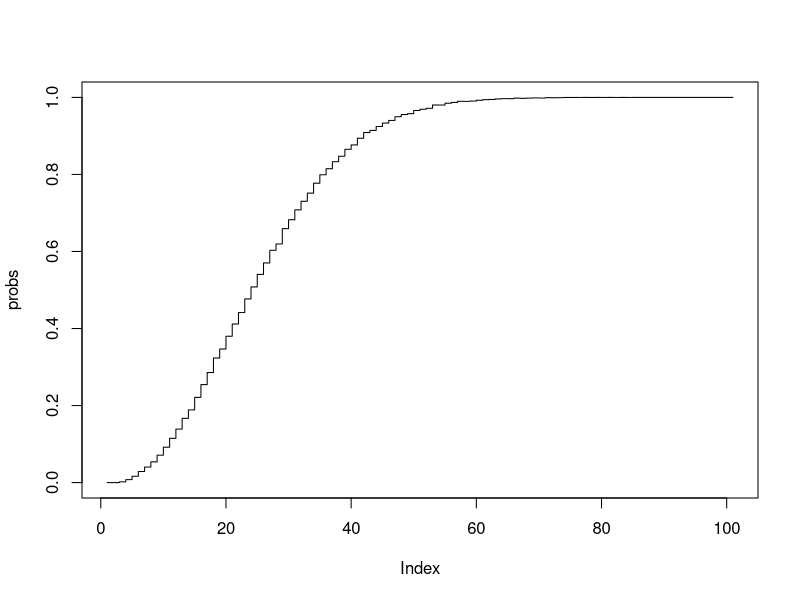

Write R code to recreate this figure.
N = 10000
probs = NULL

for (npersons in seq(0, 100, 1)) {
  hit = 0
  for (i in 1:N) {
    if (anyDuplicated(sample(365, npersons, replace = T)) != 0)
      hit = hit +1
  }
  probs = append(probs, hit/N)
}

plot(probs, type="s")
